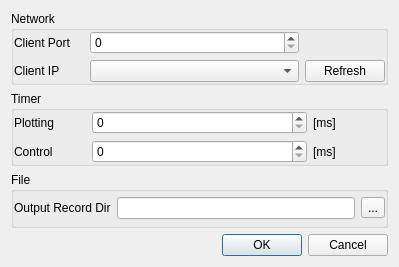
<?xml version="1.0" encoding="UTF-8"?>
<ui version="4.0">
 <class>SettingDialog</class>
 <widget class="QDialog" name="SettingDialog">
  <property name="windowModality">
   <enum>Qt::WindowModal</enum>
  </property>
  <property name="geometry">
   <rect>
    <x>0</x>
    <y>0</y>
    <width>399</width>
    <height>267</height>
   </rect>
  </property>
  <property name="windowTitle">
   <string>Settings</string>
  </property>
  <layout class="QGridLayout" name="gridLayout_5">
   <item row="0" column="0">
    <widget class="QGroupBox" name="network_groupBox">
     <property name="title">
      <string>Network</string>
     </property>
     <layout class="QGridLayout" name="gridLayout">
      <property name="leftMargin">
       <number>0</number>
      </property>
      <property name="topMargin">
       <number>0</number>
      </property>
      <property name="rightMargin">
       <number>0</number>
      </property>
      <property name="bottomMargin">
       <number>0</number>
      </property>
      <item row="0" column="0">
       <layout class="QGridLayout" name="gridLayout_2">
        <item row="1" column="2">
         <widget class="QPushButton" name="refresh_pushButton">
          <property name="sizePolicy">
           <sizepolicy hsizetype="Minimum" vsizetype="Fixed">
            <horstretch>1</horstretch>
            <verstretch>0</verstretch>
           </sizepolicy>
          </property>
          <property name="text">
           <string>Refresh</string>
          </property>
         </widget>
        </item>
        <item row="1" column="0">
         <widget class="QLabel" name="label_2">
          <property name="sizePolicy">
           <sizepolicy hsizetype="Preferred" vsizetype="Preferred">
            <horstretch>1</horstretch>
            <verstretch>0</verstretch>
           </sizepolicy>
          </property>
          <property name="text">
           <string>Client IP</string>
          </property>
         </widget>
        </item>
        <item row="0" column="1">
         <widget class="QSpinBox" name="port_spinBox">
          <property name="sizePolicy">
           <sizepolicy hsizetype="Minimum" vsizetype="Fixed">
            <horstretch>3</horstretch>
            <verstretch>0</verstretch>
           </sizepolicy>
          </property>
          <property name="maximum">
           <number>65535</number>
          </property>
          <property name="value">
           <number>0</number>
          </property>
         </widget>
        </item>
        <item row="1" column="1">
         <widget class="QComboBox" name="ip_comboBox">
          <property name="sizePolicy">
           <sizepolicy hsizetype="Preferred" vsizetype="Fixed">
            <horstretch>3</horstretch>
            <verstretch>0</verstretch>
           </sizepolicy>
          </property>
          <property name="duplicatesEnabled">
           <bool>true</bool>
          </property>
         </widget>
        </item>
        <item row="0" column="0">
         <widget class="QLabel" name="label">
          <property name="sizePolicy">
           <sizepolicy hsizetype="Preferred" vsizetype="Preferred">
            <horstretch>1</horstretch>
            <verstretch>0</verstretch>
           </sizepolicy>
          </property>
          <property name="text">
           <string>Client Port</string>
          </property>
         </widget>
        </item>
       </layout>
      </item>
     </layout>
    </widget>
   </item>
   <item row="1" column="0">
    <widget class="QGroupBox" name="timer_groupBox">
     <property name="title">
      <string>Timer</string>
     </property>
     <layout class="QGridLayout" name="gridLayout_3">
      <property name="leftMargin">
       <number>0</number>
      </property>
      <property name="topMargin">
       <number>0</number>
      </property>
      <property name="rightMargin">
       <number>0</number>
      </property>
      <property name="bottomMargin">
       <number>0</number>
      </property>
      <item row="0" column="0">
       <layout class="QGridLayout" name="gridLayout_4">
        <item row="1" column="0">
         <widget class="QLabel" name="label_3">
          <property name="sizePolicy">
           <sizepolicy hsizetype="Preferred" vsizetype="Preferred">
            <horstretch>1</horstretch>
            <verstretch>0</verstretch>
           </sizepolicy>
          </property>
          <property name="text">
           <string>Control</string>
          </property>
         </widget>
        </item>
        <item row="0" column="1">
         <widget class="QSpinBox" name="plotting_spinBox">
          <property name="sizePolicy">
           <sizepolicy hsizetype="Minimum" vsizetype="Fixed">
            <horstretch>3</horstretch>
            <verstretch>0</verstretch>
           </sizepolicy>
          </property>
          <property name="maximum">
           <number>65535</number>
          </property>
          <property name="value">
           <number>0</number>
          </property>
         </widget>
        </item>
        <item row="0" column="0">
         <widget class="QLabel" name="label_4">
          <property name="sizePolicy">
           <sizepolicy hsizetype="Preferred" vsizetype="Preferred">
            <horstretch>1</horstretch>
            <verstretch>0</verstretch>
           </sizepolicy>
          </property>
          <property name="text">
           <string>Plotting</string>
          </property>
         </widget>
        </item>
        <item row="0" column="2">
         <widget class="QLabel" name="label_5">
          <property name="sizePolicy">
           <sizepolicy hsizetype="Preferred" vsizetype="Preferred">
            <horstretch>1</horstretch>
            <verstretch>0</verstretch>
           </sizepolicy>
          </property>
          <property name="text">
           <string>[ms]</string>
          </property>
         </widget>
        </item>
        <item row="1" column="2">
         <widget class="QLabel" name="label_6">
          <property name="text">
           <string>[ms]</string>
          </property>
         </widget>
        </item>
        <item row="1" column="1">
         <widget class="QSpinBox" name="control_spinBox">
          <property name="sizePolicy">
           <sizepolicy hsizetype="Minimum" vsizetype="Fixed">
            <horstretch>3</horstretch>
            <verstretch>0</verstretch>
           </sizepolicy>
          </property>
          <property name="maximum">
           <number>65535</number>
          </property>
          <property name="value">
           <number>0</number>
          </property>
         </widget>
        </item>
       </layout>
      </item>
     </layout>
    </widget>
   </item>
   <item row="3" column="0">
    <widget class="QDialogButtonBox" name="buttonBox">
     <property name="orientation">
      <enum>Qt::Horizontal</enum>
     </property>
     <property name="standardButtons">
      <set>QDialogButtonBox::Cancel|QDialogButtonBox::Ok</set>
     </property>
    </widget>
   </item>
   <item row="2" column="0">
    <widget class="QGroupBox" name="groupBox">
     <property name="title">
      <string>File</string>
     </property>
     <layout class="QGridLayout" name="gridLayout_7">
      <property name="leftMargin">
       <number>0</number>
      </property>
      <property name="topMargin">
       <number>0</number>
      </property>
      <property name="rightMargin">
       <number>0</number>
      </property>
      <property name="bottomMargin">
       <number>0</number>
      </property>
      <item row="0" column="0">
       <layout class="QGridLayout" name="gridLayout_6">
        <item row="0" column="0">
         <widget class="QLabel" name="label_7">
          <property name="text">
           <string>Output Record Dir</string>
          </property>
         </widget>
        </item>
        <item row="0" column="1">
         <widget class="QLineEdit" name="outputDir"/>
        </item>
        <item row="0" column="2">
         <widget class="QToolButton" name="outputDir_pushButton">
          <property name="text">
           <string>...</string>
          </property>
         </widget>
        </item>
       </layout>
      </item>
     </layout>
    </widget>
   </item>
  </layout>
 </widget>
 <resources/>
 <connections>
  <connection>
   <sender>buttonBox</sender>
   <signal>accepted()</signal>
   <receiver>SettingDialog</receiver>
   <slot>accept()</slot>
   <hints>
    <hint type="sourcelabel">
     <x>248</x>
     <y>254</y>
    </hint>
    <hint type="destinationlabel">
     <x>157</x>
     <y>274</y>
    </hint>
   </hints>
  </connection>
  <connection>
   <sender>buttonBox</sender>
   <signal>rejected()</signal>
   <receiver>SettingDialog</receiver>
   <slot>reject()</slot>
   <hints>
    <hint type="sourcelabel">
     <x>316</x>
     <y>260</y>
    </hint>
    <hint type="destinationlabel">
     <x>286</x>
     <y>274</y>
    </hint>
   </hints>
  </connection>
 </connections>
</ui>
